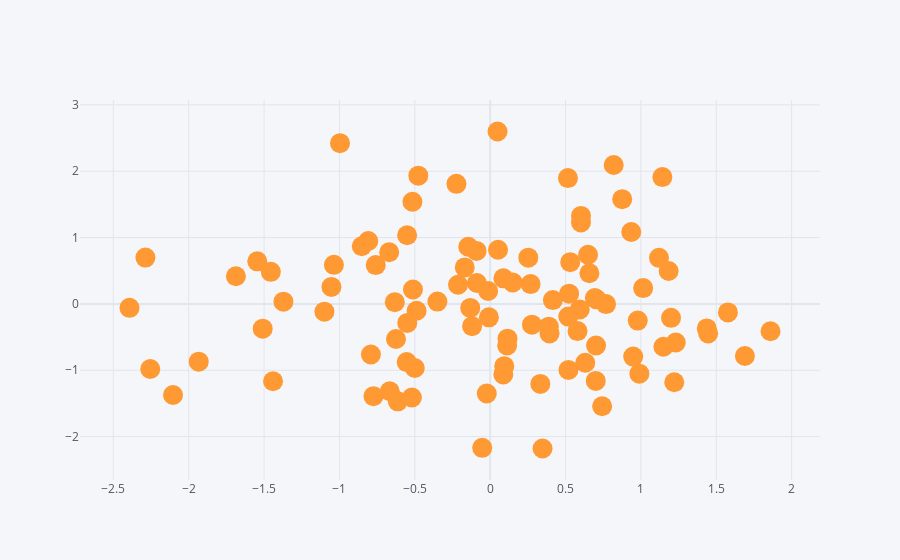

The code cell stored with this chart in its notebook:
### Code cell
df.iplot(kind='scatter', x='A',y='B', mode='markers', size=20)
